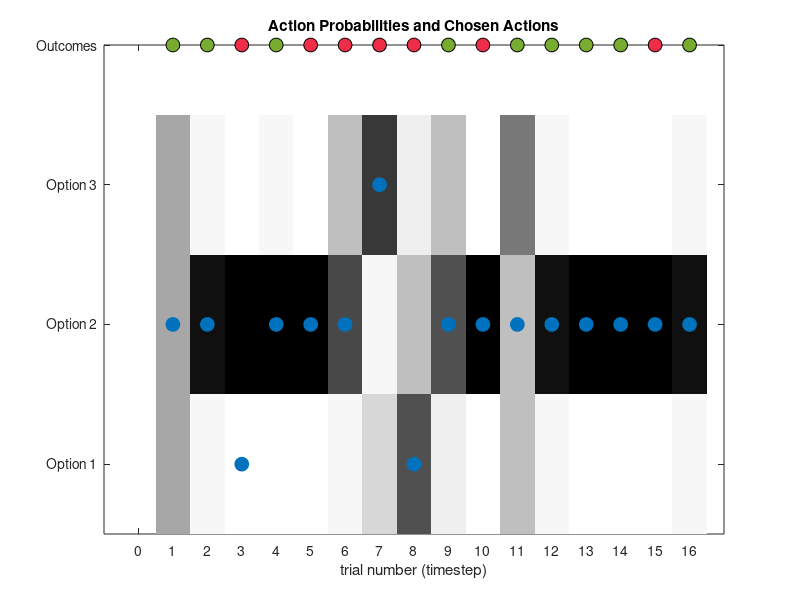

MATLAB code for this plot:
% RL 7: Associability + 1 forgetting rate (FR) model 
% 
% Simulation & plotting script for the three-armed bandit (TAB) task 

% Reference: https://pubmed.ncbi.nlm.nih.gov/29313489/; https://pubmed.ncbi.nlm.nih.gov/21909088/
%% Set up
% Example block probabilities for a single block.
BlockProbs = [0.4937 0.8078 0.6343; % win probability
              0.5063 0.1922 0.3657];% loss probability

% Associability + 1 FR model parameters
% 1) learning rate (range between 0 and 1)
params.alpha = 0.5;
% 2) associability weight (range between 0 and 1)
params.eta = 0.5;
% 3) forgetting rate (range between 0 and 1)
params.psi = 0.25;
% 4) information bonus (any real value)
params.gamma = 0.01;
% 5) inverse temperature (range > 0)
params.beta = 6;

%% Run simulation

% For a decision task with N choices.
N_CHOICES = 3;
% Total number of trials (T) per block.
T = 16;

% Set up vectors with dimensions for both time and number of choices to keep track of
% components of choice value over time:
expected_value_w_info = zeros(N_CHOICES, T);    % overall expected value
expected_reward_value = zeros(N_CHOICES, T);    % value of expected reward
expected_info_value = zeros(N_CHOICES, T);      % value of expected information gain
last_chosen = zeros(N_CHOICES, T);              % trial number where an action was last taken
associability = ones(N_CHOICES, T);             % associability values
    
% Represents the probability distribution (P) over choices on each trial.
P = zeros(N_CHOICES, T);

% Empty vectors to store stimulated choices, rewards, action probabilities, and
% prediction error.
sim_choices = zeros(1, T);
sim_rewards = zeros(1, T);
action_probabilities = zeros(1, T);
prediction_error_sequence = zeros(1,T);

% For each trial (timestep)...
for t = 1:T
    
    % Compute expected value for each option.
    expected_info_value(:, t) = (t-last_chosen(:,t));
    expected_value_w_info(:, t) = expected_reward_value(:, t) + params.gamma*expected_info_value(:, t);
    
    % Compute action probabilities.
    P(:, t) = exp(params.beta * expected_value_w_info(:, t)) / sum(exp(params.beta * expected_value_w_info(1:N_CHOICES, t)));
    
    % Simulate actions.
    choice_at_t = find(rand < cumsum(P(:,t)),1);
    sim_choices(1,t) = choice_at_t;
    
    % Store the probability of chosen action on current trial.
    action_probabilities(t) = P(choice_at_t, t);
    
    % Copy previous values (to keep unchosen choices at
    % the same value from the previous timestep).
    expected_reward_value(:, t + 1) = expected_reward_value(:, t);
    last_chosen(:, t + 1) = last_chosen(:, t);
    last_chosen(choice_at_t, t + 1) = t;
    associability(:, t + 1) = associability(:, t);
    
    % Simulate rewards.
    outcome = find(rand < cumsum(BlockProbs(:, choice_at_t)), 1); % 1: win, 2: loss
    sim_rewards(1, t) =  -1 * (outcome -2); % 1: win, 0: loss
    
    % Compute prediction error.
    if sim_rewards(1, t) == 1
        prediction_error = sim_rewards(1, t) - expected_reward_value(choice_at_t, t);
    elseif sim_rewards(1, t) == 0
        reward_trans = -1; % transform loss value to -1
        prediction_error = reward_trans - expected_reward_value(choice_at_t, t);
    end

    % Update the associability values of the chosen action.
    associability(choice_at_t, t + 1) = (1 - params.eta) * associability(choice_at_t, t) + params.eta * abs(prediction_error);

    % Keep the associability values at a minimum of 0.05 and maximum of 1.
    associability(:, t + 1) = max(associability(:, t + 1), 0.05);
    associability(:, t + 1) = min(associability(:, t + 1), 1);
        
    % Update expected reward value of the chosen option.
    expected_reward_value(choice_at_t, t+1) = expected_reward_value(choice_at_t, t) + params.alpha*associability(choice_at_t, t)*prediction_error;
    
    % Forgetting for unchosen options.
    unchose_opt_ls = find([1 2 3] ~= choice_at_t);
    expected_reward_value(unchose_opt_ls, t+1) = (1-params.psi)*(expected_reward_value(unchose_opt_ls, t));

    % Store the value of prediction error. 
    prediction_error_sequence(t) = prediction_error;
    
    % Trims final value in expected reward value (due to an unnecessary 
    % value added at the end).
    expected_reward_value = expected_reward_value(:, 1:T);
    
end

%% Plotting
% Plot the choices(blue), outcomes(green/red), and action probabilties (gray scale; darker = higher probability) 
% of all options across trials (timestep).
col = {[0, 0.4470, 0.7410], ...       % blue
       [0.4660, 0.6740, 0.1880], ...  % green
       [0.9350, 0.1780, 0.2840], ...  % red
      };                    
cols = [0:1/32:1; 0:1/32:1; 0:1/32:1]';
MarkerSize = 10;

figure(1)
for i = 1:T
    if sim_rewards(1, i) == 1
        plot(i,4,'o','MarkerSize',MarkerSize,"MarkerEdgeColor", 'black','MarkerFaceColor',col{2})
        hold on
    else
        plot(i,4,'o','MarkerSize',MarkerSize,"MarkerEdgeColor", 'black','MarkerFaceColor',col{3})
        hold on
    end
end

imagesc([1 - P]); colormap(cols) , hold on
plot([sim_choices],'o','MarkerSize',MarkerSize,"MarkerEdgeColor", col{1},'MarkerFaceColor',col{1})
xlabel("trial number (timestep)")
title('Action Probabilities and Chosen Actions')
xlim([-1,T+1])
set(gca, 'XTick', [0:T]),
set(gca, 'YTick', [1:4]), set(gca, 'YTickLabel', {'Option 1','Option 2','Option 3' 'Outcomes' })
